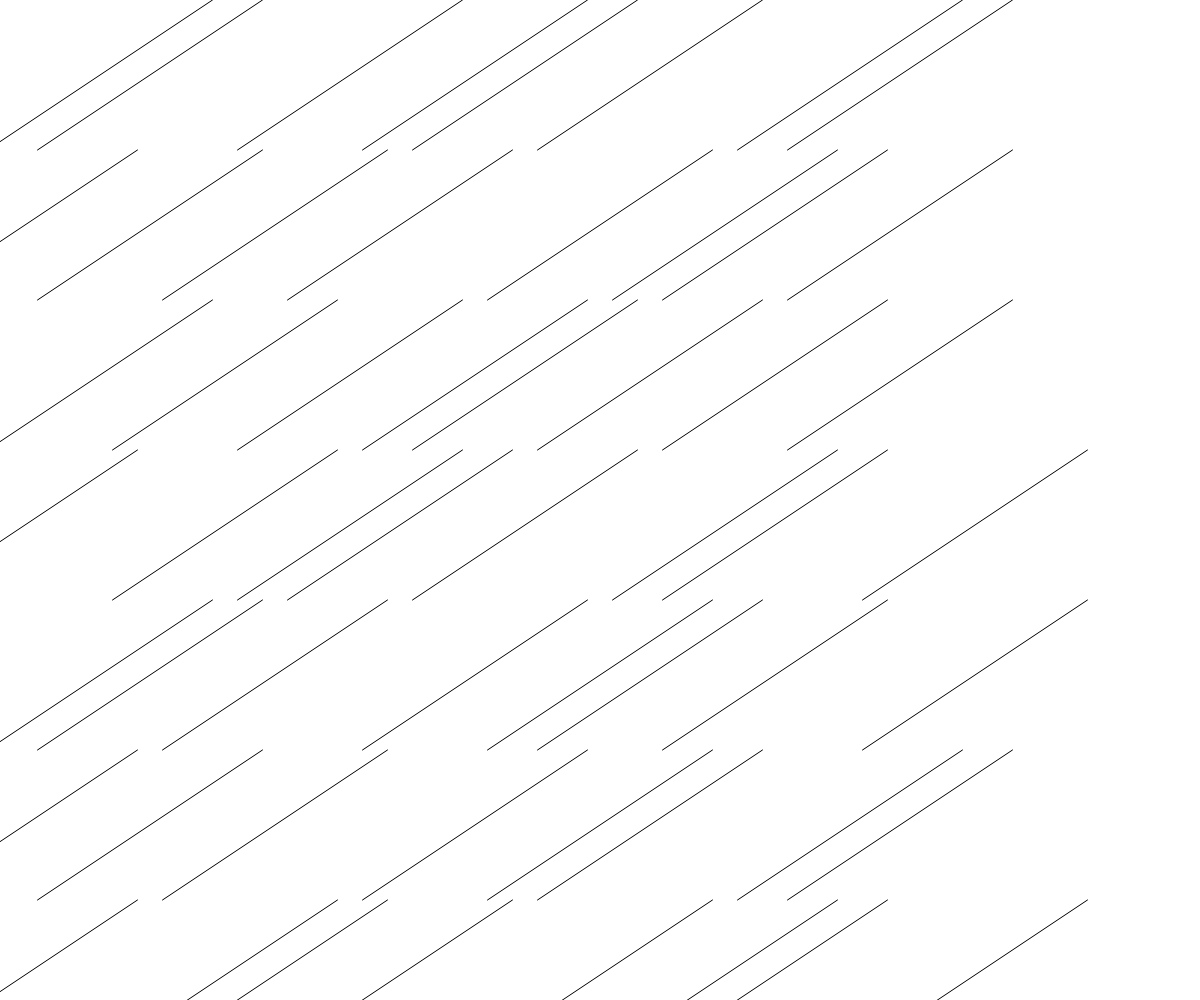
Frame 1 (no input)
Frame 60 (no input): identical to frame 1, image omitted
Frame 120 (the mouse pressed at the canvas centre since frame 60): identical to frame 1, image omitted

The p5.js sketch that drew this single still picture (run headless with seeded random() and noise() and a simulated clock; from frame 60 on, the mouse is pressed at the canvas centre):

// p5.js sketch
// ── sketch.js
// Generative art
// Mar 3, 2023

function setup() {
  createCanvas(windowWidth, windowHeight);
  art(8);
}

function draw() {
}

function diagonal_line(x,y,spacing) {
  if (random(100)>50){
    line(x-spacing/2,y+spacing/2,x+spacing, y-spacing/2);
  }
  else {
    line(x+spacing/2,y-spacing/2,x-spacing, y+spacing/2); 
  }
}

function art(size) {
  for (let x = height/(size*2); x < height; x += windowHeight/size){
    for (let y = width/(size*2); y < width; y += windowWidth/size) {
      diagonal_line(x,y,windowWidth/size);
    }
  }
}
